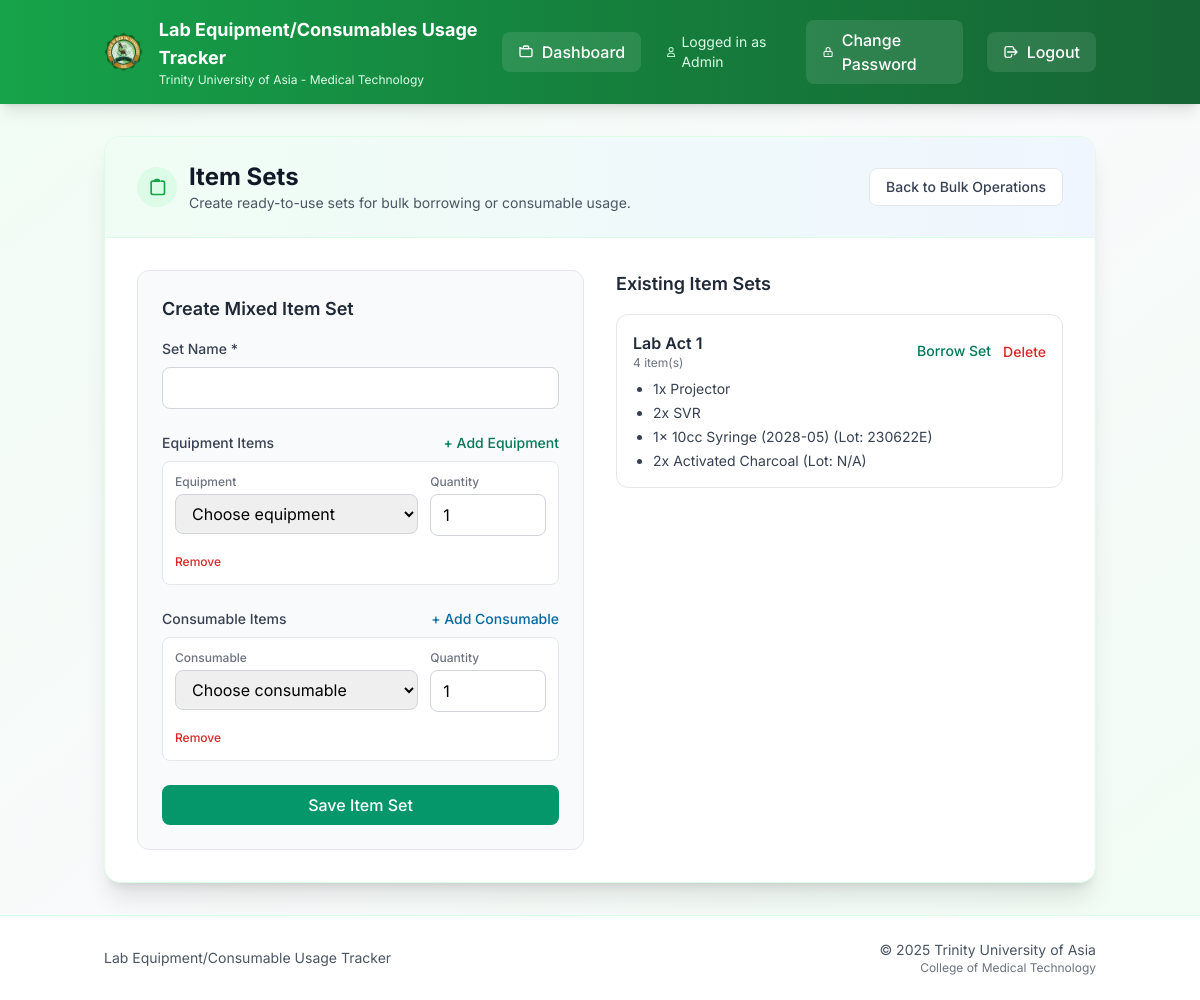
The app's page /item_sets (signed in) with its own data.
### models.py (models this page shows)
class ItemSet(db.Model):
    id = db.Column(db.Integer, primary_key=True)
    name = db.Column(db.String(120), nullable=False)
    set_type = db.Column(db.String(20), nullable=True, default='mixed')  # legacy compatibility
    created_by = db.Column(db.Integer, db.ForeignKey('user.id'), nullable=True)
    created_at = db.Column(db.DateTime, default=db.func.current_timestamp())
    items = db.relationship('ItemSetItem', backref='item_set', cascade='all, delete-orphan')
    creator = db.relationship('User', backref='item_sets')

class ItemSetItem(db.Model):
    id = db.Column(db.Integer, primary_key=True)
    set_id = db.Column(db.Integer, db.ForeignKey('item_set.id'), nullable=False)
    equipment_id = db.Column(db.Integer, db.ForeignKey('equipment.id'), nullable=True)
    consumable_id = db.Column(db.Integer, db.ForeignKey('consumable.id'), nullable=True)
    quantity = db.Column(db.Integer, default=1, nullable=False)
    equipment = db.relationship('Equipment', backref='item_set_items')
    consumable = db.relationship('Consumable', backref='item_set_items')

class Equipment(db.Model):
    id = db.Column(db.Integer, primary_key=True)
    description = db.Column(db.String(200), nullable=False)
    qty = db.Column(db.Integer)
    date_purchased = db.Column(db.String(20))
    serial_number = db.Column(db.String(100))
    brand_name = db.Column(db.String(100))
    model = db.Column(db.String(100))
    remarks = db.Column(db.String(100))
    location = db.Column(db.String(200))
    barcode = db.Column(db.String(50), nullable=True)  # Barcode for quick scanning

class Consumable(db.Model):
    id = db.Column(db.Integer, primary_key=True)
    balance_stock = db.Column(db.Integer)
    unit = db.Column(db.String(50))
    description = db.Column(db.String(200))
    expiration = db.Column(db.String(20))
    lot_number = db.Column(db.String(50))
    date_received = db.Column(db.String(20))
    items_out = db.Column(db.Integer)
    items_on_stock = db.Column(db.Integer)
    previous_month_stock = db.Column(db.Integer)
    units_consumed = db.Column(db.Integer)
    units_expired = db.Column(db.Integer)
    is_returnable = db.Column(db.Boolean, default=False, nullable=False)
    barcode = db.Column(db.String(50), nullable=True)  # Barcode for quick scanning

### app.py (the view, shortened to what this page needs)
@app.route('/item_sets', methods=['GET', 'POST'])
def item_sets():
    if session.get('role') not in ['tech', 'admin']:
        return redirect(url_for('dashboard'))
    equipment_list = Equipment.query.all()
    consumables_list = Consumable.query.all()
    item_sets = ItemSet.query.all()
    return render_template(
        'item_sets.html',
        equipment=equipment_list,
        consumables=consumables_list,
        item_sets=item_sets
    )

### templates/item_sets.html (shortened to what this page needs)
{% extends 'base.html' %}
{% block content %}
<div class="max-w-7xl mx-auto">
  <div class="bg-white rounded-2xl shadow-xl border border-green-100 overflow-hidden">
    <div class="px-8 py-6 bg-gradient-to-r from-green-50 to-blue-50 border-b border-green-100">
      <div class="flex items-center justify-between">
        <div class="flex items-center space-x-3">
          <div class="h-10 w-10 bg-green-100 rounded-full flex items-center justify-center">
          </div>
          <div>
            <h1 class="text-2xl font-bold text-gray-900">Item Sets</h1>
            <p class="text-sm text-gray-600">Create ready-to-use sets for bulk borrowing or consumable usage.</p>
          </div>
        </div>
        <a href="{{ url_for('bulk_operations') }}"
          class="inline-flex items-center px-4 py-2 bg-white border border-gray-200 rounded-lg text-sm font-medium text-gray-700 hover:bg-gray-50">
          Back to Bulk Operations
        </a>
      </div>
    </div>
    <div class="p-8">
      <div class="grid grid-cols-1 lg:grid-cols-2 gap-8">
        <div class="bg-gray-50 border border-gray-200 rounded-xl p-6">
          <h2 class="text-lg font-semibold text-gray-800 mb-4">Create Mixed Item Set</h2>
          <form method="POST" action="{{ url_for('item_sets') }}" class="space-y-6">
            <div>
              <label class="block text-sm font-medium text-gray-700 mb-2">Set Name *</label>
              <input type="text" name="set_name" required
                class="block w-full px-3 py-2 border border-gray-300 rounded-lg focus:outline-none focus:ring-2 focus:ring-emerald-500 focus:border-emerald-500 bg-white" />
            </div>
            <div>
              <div class="flex items-center justify-between mb-2">
                <label class="block text-sm font-medium text-gray-700">Equipment Items</label>
                <button type="button" onclick="addEquipmentSetItem()"
                  class="text-emerald-700 text-sm font-medium hover:text-emerald-900">+ Add Equipment</button>
              </div>
              <div id="equipment-set-items" class="space-y-3">
                <div class="equipment-set-item grid grid-cols-1 md:grid-cols-3 gap-3 bg-white p-3 rounded-lg border border-gray-200">
                  <div class="md:col-span-2">
                    <label class="block text-xs font-medium text-gray-500 mb-1">Equipment</label>
                    <select name="equipment_ids[]"
                      class="block w-full px-3 py-2 border border-gray-300 rounded-lg focus:outline-none focus:ring-2 focus:ring-emerald-500 focus:border-emerald-500">
                      <option value="">Choose equipment</option>
                    </select>
                  </div>
                  <div>
                    <label class="block text-xs font-medium text-gray-500 mb-1">Quantity</label>
                    <input type="number" name="equipment_quantities[]" min="1" value="1"
                      class="block w-full px-3 py-2 border border-gray-300 rounded-lg focus:outline-none focus:ring-2 focus:ring-emerald-500 focus:border-emerald-500" />
                  </div>
                  <div class="md:col-span-3">
                    <button type="button" onclick="removeEquipmentSetItem(this)"
                      class="text-red-600 text-xs font-medium hover:text-red-800">Remove</button>
                  </div>
                </div>
              </div>
            </div>
            <div>
              <div class="flex items-center justify-between mb-2">
                <label class="block text-sm font-medium text-gray-700">Consumable Items</label>
                <button type="button" onclick="addConsumableSetItem()"
                  class="text-sky-700 text-sm font-medium hover:text-sky-900">+ Add Consumable</button>
              </div>
              <div id="consumable-set-items" class="space-y-3">
                <div class="consumable-set-item grid grid-cols-1 md:grid-cols-3 gap-3 bg-white p-3 rounded-lg border border-gray-200">
                  <div class="md:col-span-2">
                    <label class="block text-xs font-medium text-gray-500 mb-1">Consumable</label>
                    <select name="consumable_ids[]"
                      class="block w-full px-3 py-2 border border-gray-300 rounded-lg focus:outline-none focus:ring-2 focus:ring-sky-500 focus:border-sky-500">
                      <option value="">Choose consumable</option>
                    </select>
                  </div>
                  <div>
                    <label class="block text-xs font-medium text-gray-500 mb-1">Quantity</label>
                    <input type="number" name="consumable_quantities[]" min="1" value="1"
                      class="block w-full px-3 py-2 border border-gray-300 rounded-lg focus:outline-none focus:ring-2 focus:ring-sky-500 focus:border-sky-500" />
                  </div>
                  <div class="md:col-span-3">
                    <button type="button" onclick="removeConsumableSetItem(this)"
                      class="text-red-600 text-xs font-medium hover:text-red-800">Remove</button>
                  </div>
                </div>
              </div>
            </div>
            <button type="submit"
              class="w-full inline-flex items-center justify-center px-4 py-2 bg-emerald-600 text-white rounded-lg font-medium hover:bg-emerald-700">
              Save Item Set
            </button>
          </form>
        </div>
        <div>
          <h2 class="text-lg font-semibold text-gray-800 mb-4">Existing Item Sets</h2>
          <div class="space-y-4">
            {% for s in item_sets %}
              <div class="bg-white border border-gray-200 rounded-xl p-4">
                <div class="flex items-center justify-between mb-2">
                  <div>
                    <h3 class="font-semibold text-gray-800">{{ s.name }}</h3>
                    <p class="text-xs text-gray-500">{{ s.items|length }} item(s)</p>
                  </div>
                  <div class="flex items-center space-x-3">
                    <a href="{{ url_for('bulk_operations') }}?set_id={{ s.id }}"
                       class="text-emerald-700 text-sm font-medium hover:text-emerald-900">Borrow Set</a>
                    <form method="POST" action="{{ url_for('delete_item_set', set_id=s.id) }}" onsubmit="return confirm('Delete this set?')">
                      <button type="submit" class="text-red-600 text-sm font-medium hover:text-red-800">Delete</button>
                    </form>
                  </div>
                </div>
                <ul class="text-sm text-gray-700 list-disc pl-5 space-y-1">
                  {% for item in s.items %}
                    {% if item.equipment %}
                      <li>{{ item.quantity }}x {{ item.equipment.description }}</li>
                    {% elif item.consumable %}
                      <li>{{ item.quantity }}x {{ item.consumable.description }} (Lot: {{ item.consumable.lot_number }})</li>
                    {% endif %}
                  {% endfor %}
                </ul>
              </div>
            {% else %}
              <p class="text-sm text-gray-500">No item sets yet.</p>
            {% endfor %}
          </div>
        </div>
      </div>
    </div>
  </div>
</div>
{% endblock %}

### templates/base.html (style rules this page uses)
body { font-family: 'Inter', sans-serif; }
* { transition: all 0.2s ease-in-out; }

### records on screen
ItemSet: name "Lab Act 1", items|length "4"
ItemSetItem: quantity "1", equipment.description "Projector"
ItemSetItem: quantity "2", equipment.description "SVR"
ItemSetItem: quantity "1", consumable.description "10cc Syringe (2028-05)", consumable.lot_number "230622E"
ItemSetItem: quantity "2", consumable.description "Activated Charcoal", consumable.lot_number "N/A"

### other values on screen
{{ session.get('role', 'User').title() }} "Admin"
